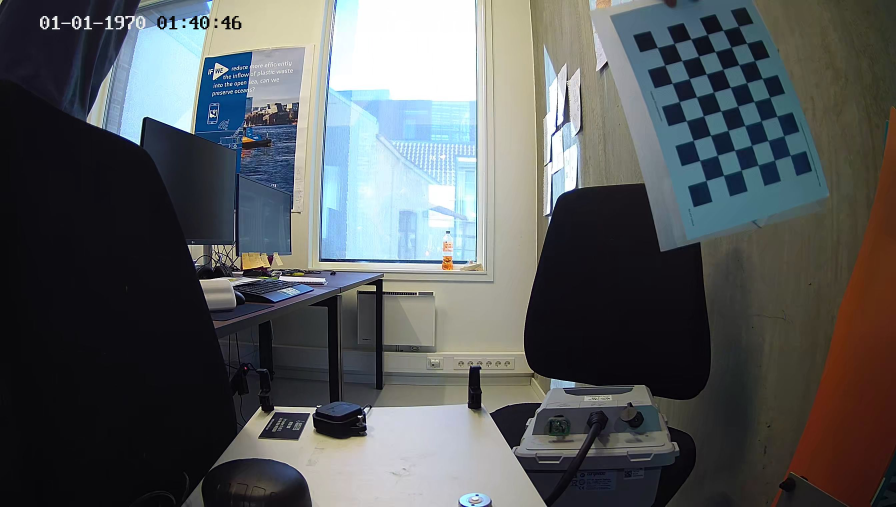
#> input picture code/camera_driver/zhang/035.png, 2688 x 1520 px (shown at 1/3 size)
$ python zhang_calibration.py
#> lines starting #> are read from the running program, lines starting #| are printed output that depends on the picture

import numpy as np
import cv2
import glob


def run_img_calibration():
    '''
    "from https://docs.opencv.org/4.x/dc/dbb/tutorial_py_calibration.html"
    criteria = (cv2.TERM_CRITERIA_EPS + cv2.TERM_CRITERIA_MAX_ITER, 18, 0.001)
    objp = np.zeros((6*8,3), np.float32)
    objp[:,:2] = np.mgrid[0:8,0:6].T.reshape(-1,2)
    objpoints = []
    imgpoints = []

    images = glob.glob('*.png')

    for fname in images:

        img = cv2.imread(fname)
        gray = cv2.cvtColor(img, cv2.COLOR_BGR2GRAY)
        ret, corners = cv2.findChessboardCorners(gray, (8,6), None)
        if ret == True:
            objpoints.append(objp)
            corners2 = cv2.cornerSubPix(gray,corners, (11,11), (-1,-1), criteria)
            imgpoints.append(corners2)
            cv2.drawChessboardCorners(img, (8,6), corners2, ret)
            cv2.imshow('img', img)
            print(fname)
            cv2.waitKey(0)
    cv2.destroyAllWindows()
'''

    #ret, mtx, dist, rvecs, tvecs = cv2.calibrateCamera(objpoints, imgpoints, gray.shape[::-1], None, None)


    intrinsic = cv2.UMat(np.array([[2.75344274e+03, 0.00000000e+00, 1.34664016e+03],[0.00000000e+00, 2.77845260e+03, 7.48362894e+02], [0.00000000e+00, 0.00000000e+00, 1.00000000e+00]]))

    distortion = cv2.UMat(np.array([[-0.94911185,  2.27298045 , 0.02827832 ,-0.00913316 ,-3.70567064]]))

    img = cv2.imread('./035.png')
#> img is the input picture: shape (1520, 2688, 3); mean B, G, R 92, 90.7, 87.1

    newcameramtx, roi = cv2.getOptimalNewCameraMatrix(intrinsic, distortion, (2688,1520), 1, (2688,1520))

    cv_img = cv2.undistort(img, intrinsic, distortion, None, newcameramtx)
    cv_img = cv2.UMat.get(cv_img)
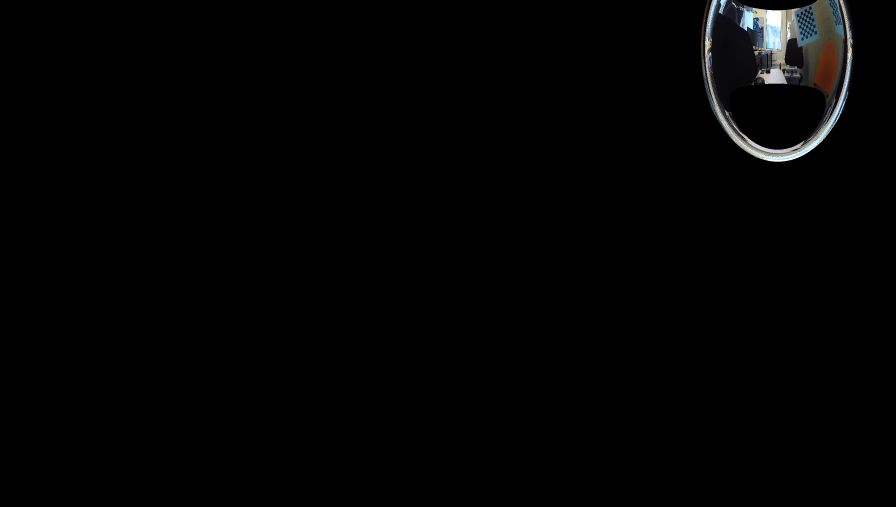
#> cv_img: shape (1520, 2688, 3) (shown at 1/3 size); mean of channels 0, 1, 2 2.9, 2.9, 2.8; drawn as B, G, R
    cv2.imshow('img', cv_img)
    cv2.waitKey(0)

    mean_error = 0
    # [5 lines of commented-out code are left out]


def __main__():
    run_img_calibration()
    # [7 lines of commented-out code are left out]

__main__()

$ run again, with code/camera_driver/zhang/003.png copied over code/camera_driver/zhang/035.png
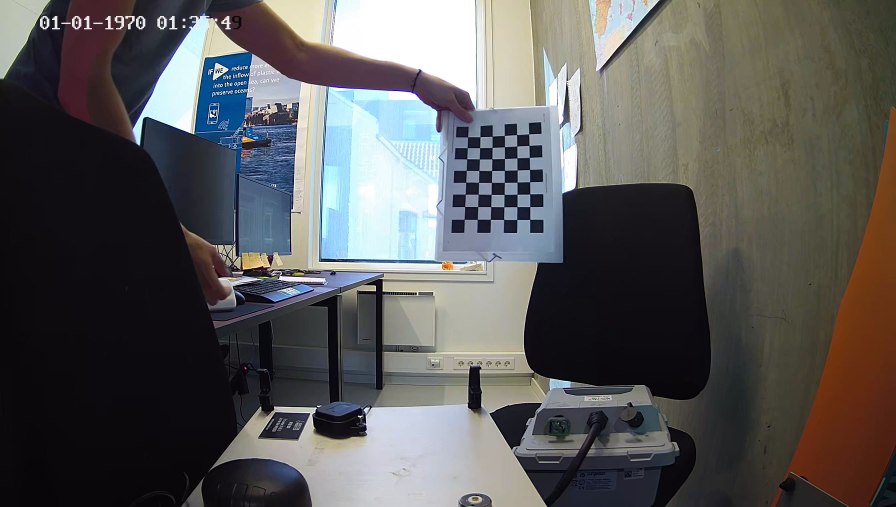
#> input picture code/camera_driver/zhang/003.png, 2688 x 1520 px (shown at 1/3 size)
#> in run_img_calibration, img is the input picture: shape (1520, 2688, 3); mean B, G, R 88.7, 89.2, 90.2
#> in run_img_calibration, `cv_img = cv2.UMat.get(cv_img)`:
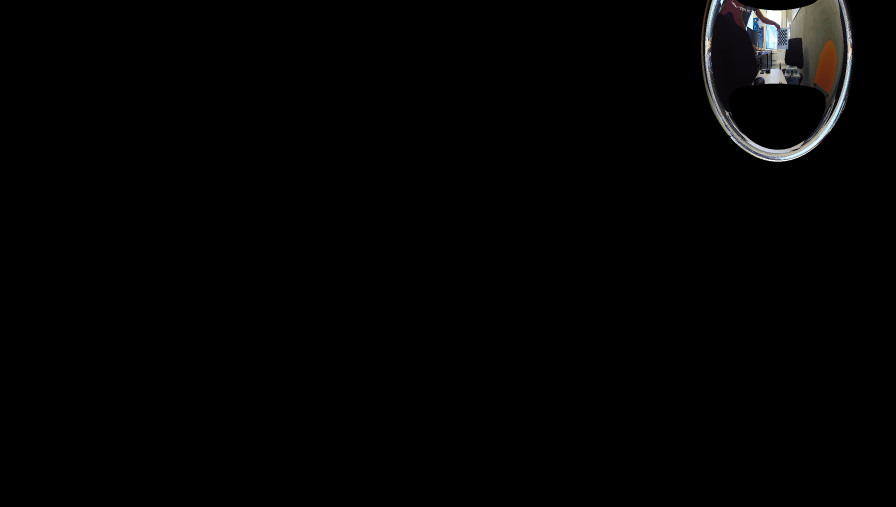
#> cv_img: shape (1520, 2688, 3) (shown at 1/3 size); mean of channels 0, 1, 2 2.8, 2.8, 2.9; drawn as B, G, R
